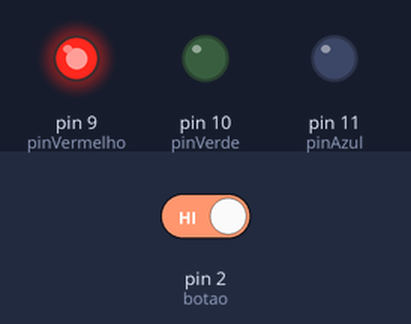
Recording of a sketch running on a simulated Arduino Uno, built with avr-gcc and run on an emulated ATmega328P. Parts: output pins drawn as LEDs (lit = HIGH). Inputs (shaded band) come from the test bench; at power-on: pin 2 (botao) HIGH.

Above: at 1.2 s.
1.3 s: pin 2 (botao) driven LOW
At 5.3 s:
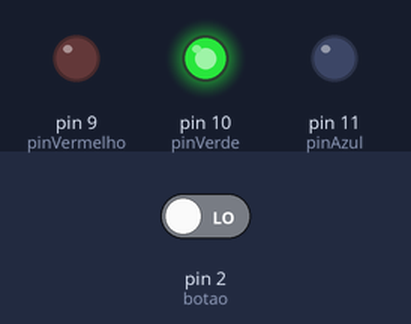
At 10.3 s:
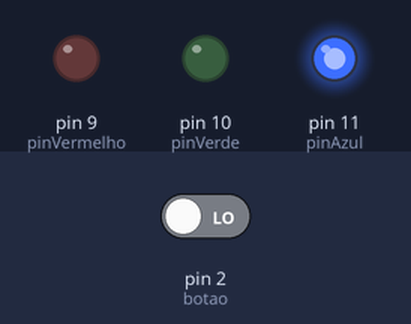
16.3 s: pin 2 (botao) driven HIGH
At 25.3 s:
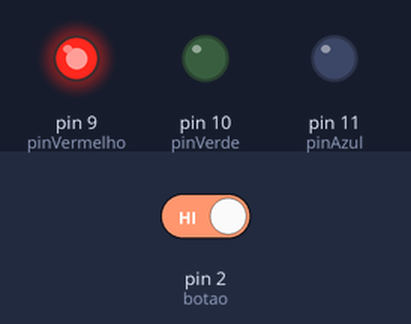
Timing chart, 0 to 36.5 s (numbered marks = the images above; inputs shaded):
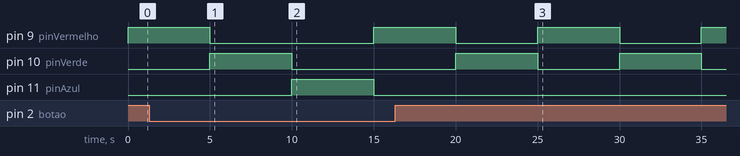

Measured:
- after the input at 1.3 s, pin 10 (pinVerde): goes on until 10.0 s, then stays LOW; pin 11 (pinAzul): LOW → HIGH after 8.7 s, → LOW 5.0 s later
- after the input at 16.3 s, pin 11 (pinAzul): stays LOW (without the input it goes to HIGH after 8.7 s)
- by itself, pin 9 (pinVermelho): alternates HIGH for 5.0 s and LOW for 5.0 s

The sketch:

arduinoledverdeledamarelaledvermelha.ino
```cpp
// Definições dos pinos dos LEDs e botão
const int pinVermelho = 9;
const int pinVerde = 10;
const int pinAzul = 11;
const int botao = 2;

bool estadoBotao = false;  // Estado do botão

void setup() {
  // Configurar os pinos dos LEDs como saídas
  pinMode(pinVermelho, OUTPUT);
  pinMode(pinVerde, OUTPUT);
  pinMode(pinAzul, OUTPUT);

  // Configurar o pino do botão como entrada com pull-up
  pinMode(botao, INPUT_PULLUP);

  // Inicialmente, apagar todos os LEDs
  apagarLeds();
}

void loop() {
  // Liga o LED vermelho por 5 segundos
  ligarVermelho();
  delay(5000);

  // Liga o LED verde por 5 segundos
  ligarVerde();
  delay(5000);

  // Verifica se o botão foi pressionado para acionar o LED azul
  if (digitalRead(botao) == LOW) {
    estadoBotao = true;
  }

  if (estadoBotao) {
    ligarAzul();
    delay(5000);  // Mantém o LED azul aceso por 5 segundos
    estadoBotao = false;  // Reseta o estado do botão
  }
}

// Função para ligar o LED vermelho e apagar os outros
void ligarVermelho() {
  digitalWrite(pinVermelho, HIGH);
  digitalWrite(pinVerde, LOW);
  digitalWrite(pinAzul, LOW);
}

// Função para ligar o LED verde e apagar os outros
void ligarVerde() {
  digitalWrite(pinVermelho, LOW);
  digitalWrite(pinVerde, HIGH);
  digitalWrite(pinAzul, LOW);
}

// Função para ligar o LED azul e apagar os outros
void ligarAzul() {
  digitalWrite(pinVermelho, LOW);
  digitalWrite(pinVerde, LOW);
  digitalWrite(pinAzul, HIGH);
}

// Função para apagar todos os LEDs
void apagarLeds() {
  digitalWrite(pinVermelho, LOW);
  digitalWrite(pinVerde, LOW);
  digitalWrite(pinAzul, LOW);
}
```
